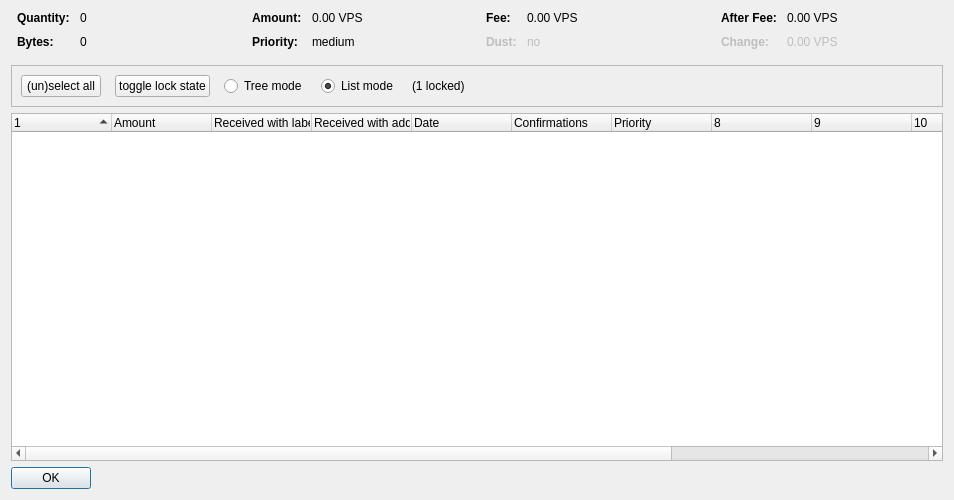
<?xml version="1.0" encoding="UTF-8"?>
<ui version="4.0">
 <class>CoinControlDialog</class>
 <widget class="QDialog" name="CoinControlDialog">
  <property name="geometry">
   <rect>
    <x>0</x>
    <y>0</y>
    <width>954</width>
    <height>500</height>
   </rect>
  </property>
  <property name="windowTitle">
   <string>Coin Selection</string>
  </property>
  <layout class="QVBoxLayout" name="verticalLayout">
   <item>
    <layout class="QHBoxLayout" name="horizontalLayoutTop" stretch="0,0,0,0">
     <property name="topMargin">
      <number>0</number>
     </property>
     <property name="bottomMargin">
      <number>10</number>
     </property>
     <item>
      <layout class="QFormLayout" name="formLayoutCoinControl1">
       <property name="horizontalSpacing">
        <number>10</number>
       </property>
       <property name="verticalSpacing">
        <number>10</number>
       </property>
       <property name="leftMargin">
        <number>6</number>
       </property>
       <property name="rightMargin">
        <number>6</number>
       </property>
       <item row="0" column="0">
        <widget class="QLabel" name="labelCoinControlQuantityText">
         <property name="font">
          <font>
           <weight>75</weight>
           <bold>true</bold>
          </font>
         </property>
         <property name="text">
          <string>Quantity:</string>
         </property>
        </widget>
       </item>
       <item row="0" column="1">
        <widget class="QLabel" name="labelCoinControlQuantity">
         <property name="cursor">
          <cursorShape>IBeamCursor</cursorShape>
         </property>
         <property name="contextMenuPolicy">
          <enum>Qt::ActionsContextMenu</enum>
         </property>
         <property name="text">
          <string notr="true">0</string>
         </property>
         <property name="textInteractionFlags">
          <set>Qt::LinksAccessibleByMouse|Qt::TextSelectableByKeyboard|Qt::TextSelectableByMouse</set>
         </property>
        </widget>
       </item>
       <item row="1" column="0">
        <widget class="QLabel" name="labelCoinControlBytesText">
         <property name="font">
          <font>
           <weight>75</weight>
           <bold>true</bold>
          </font>
         </property>
         <property name="text">
          <string>Bytes:</string>
         </property>
        </widget>
       </item>
       <item row="1" column="1">
        <widget class="QLabel" name="labelCoinControlBytes">
         <property name="cursor">
          <cursorShape>IBeamCursor</cursorShape>
         </property>
         <property name="contextMenuPolicy">
          <enum>Qt::ActionsContextMenu</enum>
         </property>
         <property name="text">
          <string notr="true">0</string>
         </property>
         <property name="textInteractionFlags">
          <set>Qt::LinksAccessibleByMouse|Qt::TextSelectableByKeyboard|Qt::TextSelectableByMouse</set>
         </property>
        </widget>
       </item>
      </layout>
     </item>
     <item>
      <layout class="QFormLayout" name="formLayoutCoinControl2">
       <property name="horizontalSpacing">
        <number>10</number>
       </property>
       <property name="verticalSpacing">
        <number>10</number>
       </property>
       <property name="leftMargin">
        <number>6</number>
       </property>
       <property name="rightMargin">
        <number>6</number>
       </property>
       <item row="0" column="0">
        <widget class="QLabel" name="labelCoinControlAmountText">
         <property name="font">
          <font>
           <weight>75</weight>
           <bold>true</bold>
          </font>
         </property>
         <property name="text">
          <string>Amount:</string>
         </property>
        </widget>
       </item>
       <item row="0" column="1">
        <widget class="QLabel" name="labelCoinControlAmount">
         <property name="cursor">
          <cursorShape>IBeamCursor</cursorShape>
         </property>
         <property name="contextMenuPolicy">
          <enum>Qt::ActionsContextMenu</enum>
         </property>
         <property name="text">
          <string notr="true">0.00 VPS</string>
         </property>
         <property name="textInteractionFlags">
          <set>Qt::LinksAccessibleByMouse|Qt::TextSelectableByKeyboard|Qt::TextSelectableByMouse</set>
         </property>
        </widget>
       </item>
       <item row="1" column="0">
        <widget class="QLabel" name="labelCoinControlPriorityText">
         <property name="font">
          <font>
           <weight>75</weight>
           <bold>true</bold>
          </font>
         </property>
         <property name="text">
          <string>Priority:</string>
         </property>
        </widget>
       </item>
       <item row="1" column="1">
        <widget class="QLabel" name="labelCoinControlPriority">
         <property name="cursor">
          <cursorShape>IBeamCursor</cursorShape>
         </property>
         <property name="contextMenuPolicy">
          <enum>Qt::ActionsContextMenu</enum>
         </property>
         <property name="text">
          <string>medium</string>
         </property>
         <property name="textInteractionFlags">
          <set>Qt::LinksAccessibleByMouse|Qt::TextSelectableByKeyboard|Qt::TextSelectableByMouse</set>
         </property>
        </widget>
       </item>
      </layout>
     </item>
     <item>
      <layout class="QFormLayout" name="formLayoutCoinControl3">
       <property name="horizontalSpacing">
        <number>10</number>
       </property>
       <property name="verticalSpacing">
        <number>10</number>
       </property>
       <property name="leftMargin">
        <number>6</number>
       </property>
       <property name="rightMargin">
        <number>6</number>
       </property>
       <item row="0" column="0">
        <widget class="QLabel" name="labelCoinControlFeeText">
         <property name="font">
          <font>
           <weight>75</weight>
           <bold>true</bold>
          </font>
         </property>
         <property name="text">
          <string>Fee:</string>
         </property>
        </widget>
       </item>
       <item row="0" column="1">
        <widget class="QLabel" name="labelCoinControlFee">
         <property name="cursor">
          <cursorShape>IBeamCursor</cursorShape>
         </property>
         <property name="contextMenuPolicy">
          <enum>Qt::ActionsContextMenu</enum>
         </property>
         <property name="text">
          <string notr="true">0.00 VPS</string>
         </property>
         <property name="textInteractionFlags">
          <set>Qt::LinksAccessibleByMouse|Qt::TextSelectableByKeyboard|Qt::TextSelectableByMouse</set>
         </property>
        </widget>
       </item>
       <item row="1" column="0">
        <widget class="QLabel" name="labelCoinControlLowOutputText">
         <property name="enabled">
          <bool>false</bool>
         </property>
         <property name="font">
          <font>
           <weight>75</weight>
           <bold>true</bold>
          </font>
         </property>
         <property name="text">
          <string>Dust:</string>
         </property>
        </widget>
       </item>
       <item row="1" column="1">
        <widget class="QLabel" name="labelCoinControlLowOutput">
         <property name="enabled">
          <bool>false</bool>
         </property>
         <property name="cursor">
          <cursorShape>IBeamCursor</cursorShape>
         </property>
         <property name="contextMenuPolicy">
          <enum>Qt::ActionsContextMenu</enum>
         </property>
         <property name="text">
          <string>no</string>
         </property>
         <property name="textInteractionFlags">
          <set>Qt::LinksAccessibleByMouse|Qt::TextSelectableByKeyboard|Qt::TextSelectableByMouse</set>
         </property>
        </widget>
       </item>
      </layout>
     </item>
     <item>
      <layout class="QFormLayout" name="formLayoutCoinControl4">
       <property name="horizontalSpacing">
        <number>10</number>
       </property>
       <property name="verticalSpacing">
        <number>10</number>
       </property>
       <property name="leftMargin">
        <number>6</number>
       </property>
       <property name="rightMargin">
        <number>6</number>
       </property>
       <item row="0" column="0">
        <widget class="QLabel" name="labelCoinControlAfterFeeText">
         <property name="font">
          <font>
           <weight>75</weight>
           <bold>true</bold>
          </font>
         </property>
         <property name="text">
          <string>After Fee:</string>
         </property>
        </widget>
       </item>
       <item row="0" column="1">
        <widget class="QLabel" name="labelCoinControlAfterFee">
         <property name="cursor">
          <cursorShape>IBeamCursor</cursorShape>
         </property>
         <property name="contextMenuPolicy">
          <enum>Qt::ActionsContextMenu</enum>
         </property>
         <property name="text">
          <string notr="true">0.00 VPS</string>
         </property>
         <property name="textInteractionFlags">
          <set>Qt::LinksAccessibleByMouse|Qt::TextSelectableByKeyboard|Qt::TextSelectableByMouse</set>
         </property>
        </widget>
       </item>
       <item row="1" column="0">
        <widget class="QLabel" name="labelCoinControlChangeText">
         <property name="enabled">
          <bool>false</bool>
         </property>
         <property name="font">
          <font>
           <weight>75</weight>
           <bold>true</bold>
          </font>
         </property>
         <property name="text">
          <string>Change:</string>
         </property>
        </widget>
       </item>
       <item row="1" column="1">
        <widget class="QLabel" name="labelCoinControlChange">
         <property name="enabled">
          <bool>false</bool>
         </property>
         <property name="cursor">
          <cursorShape>IBeamCursor</cursorShape>
         </property>
         <property name="contextMenuPolicy">
          <enum>Qt::ActionsContextMenu</enum>
         </property>
         <property name="text">
          <string notr="true">0.00 VPS</string>
         </property>
         <property name="textInteractionFlags">
          <set>Qt::LinksAccessibleByMouse|Qt::TextSelectableByKeyboard|Qt::TextSelectableByMouse</set>
         </property>
        </widget>
       </item>
      </layout>
     </item>
    </layout>
   </item>
   <item>
    <widget class="QFrame" name="frame">
     <property name="minimumSize">
      <size>
       <width>0</width>
       <height>40</height>
      </size>
     </property>
     <property name="frameShape">
      <enum>QFrame::StyledPanel</enum>
     </property>
     <property name="frameShadow">
      <enum>QFrame::Sunken</enum>
     </property>
     <layout class="QHBoxLayout" name="horizontalLayout">
      <item>
       <layout class="QHBoxLayout" name="horizontalLayoutPanel" stretch="0,0,0,0,0,0">
        <property name="spacing">
         <number>14</number>
        </property>
        <item>
         <widget class="QPushButton" name="pushButtonSelectAll">
          <property name="sizePolicy">
           <sizepolicy hsizetype="Maximum" vsizetype="Fixed">
            <horstretch>0</horstretch>
            <verstretch>0</verstretch>
           </sizepolicy>
          </property>
          <property name="text">
           <string>(un)select all</string>
          </property>
          <property name="autoDefault">
           <bool>false</bool>
          </property>
         </widget>
        </item>
        <item>
         <widget class="QPushButton" name="pushButtonToggleLock">
          <property name="sizePolicy">
           <sizepolicy hsizetype="Maximum" vsizetype="Fixed">
            <horstretch>0</horstretch>
            <verstretch>0</verstretch>
           </sizepolicy>
          </property>
          <property name="text">
           <string>toggle lock state</string>
          </property>
          <property name="autoDefault">
           <bool>false</bool>
          </property>
         </widget>
        </item>
        <item>
         <widget class="QRadioButton" name="radioTreeMode">
          <property name="sizePolicy">
           <sizepolicy hsizetype="Maximum" vsizetype="Fixed">
            <horstretch>0</horstretch>
            <verstretch>0</verstretch>
           </sizepolicy>
          </property>
          <property name="text">
           <string>Tree mode</string>
          </property>
         </widget>
        </item>
        <item>
         <widget class="QRadioButton" name="radioListMode">
          <property name="sizePolicy">
           <sizepolicy hsizetype="Maximum" vsizetype="Fixed">
            <horstretch>0</horstretch>
            <verstretch>0</verstretch>
           </sizepolicy>
          </property>
          <property name="text">
           <string>List mode</string>
          </property>
          <property name="checked">
           <bool>true</bool>
          </property>
         </widget>
        </item>
        <item>
         <widget class="QLabel" name="labelLocked">
          <property name="text">
           <string>(1 locked)</string>
          </property>
         </widget>
        </item>
        <item>
         <spacer name="horizontalSpacer">
          <property name="orientation">
           <enum>Qt::Horizontal</enum>
          </property>
          <property name="sizeHint" stdset="0">
           <size>
            <width>40</width>
            <height>20</height>
           </size>
          </property>
         </spacer>
        </item>
       </layout>
      </item>
     </layout>
    </widget>
   </item>
   <item>
    <widget class="CoinControlTreeWidget" name="treeWidget">
     <property name="contextMenuPolicy">
      <enum>Qt::CustomContextMenu</enum>
     </property>
     <property name="sortingEnabled">
      <bool>false</bool>
     </property>
     <property name="columnCount">
      <number>13</number>
     </property>
     <attribute name="headerShowSortIndicator" stdset="0">
      <bool>true</bool>
     </attribute>
     <attribute name="headerStretchLastSection">
      <bool>false</bool>
     </attribute>
     <column>
      <property name="text">
       <string/>
      </property>
     </column>
     <column>
      <property name="text">
       <string>Amount</string>
      </property>
     </column>
     <column>
      <property name="text">
       <string>Received with label</string>
      </property>
     </column>
     <column>
      <property name="text">
       <string>Received with address</string>
      </property>
     </column>
     <column>
      <property name="text">
       <string>Date</string>
      </property>
     </column>
     <column>
      <property name="text">
       <string>Confirmations</string>
      </property>
      <property name="toolTip">
       <string>Confirmed</string>
      </property>
     </column>
     <column>
      <property name="text">
       <string>Priority</string>
      </property>
     </column>
     <column>
      <property name="text">
       <string/>
      </property>
     </column>
     <column>
      <property name="text">
       <string/>
      </property>
     </column>
     <column>
      <property name="text">
       <string/>
      </property>
     </column>
     <column>
      <property name="text">
       <string/>
      </property>
     </column>
     <column>
      <property name="text">
       <string/>
      </property>
     </column>
    </widget>
   </item>
   <item>
    <widget class="QDialogButtonBox" name="buttonBox">
     <property name="sizePolicy">
      <sizepolicy hsizetype="Maximum" vsizetype="Fixed">
       <horstretch>0</horstretch>
       <verstretch>0</verstretch>
      </sizepolicy>
     </property>
     <property name="orientation">
      <enum>Qt::Horizontal</enum>
     </property>
     <property name="standardButtons">
      <set>QDialogButtonBox::Ok</set>
     </property>
    </widget>
   </item>
  </layout>
 </widget>
 <customwidgets>
  <customwidget>
   <class>CoinControlTreeWidget</class>
   <extends>QTreeWidget</extends>
   <header>coincontroltreewidget.h</header>
  </customwidget>
 </customwidgets>
 <resources/>
 <connections/>
</ui>
